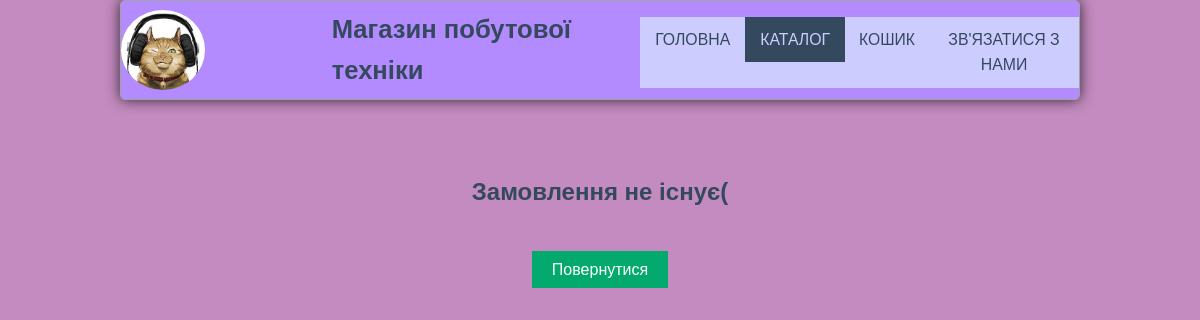
The app's page /orders/6 (signed in), older data.
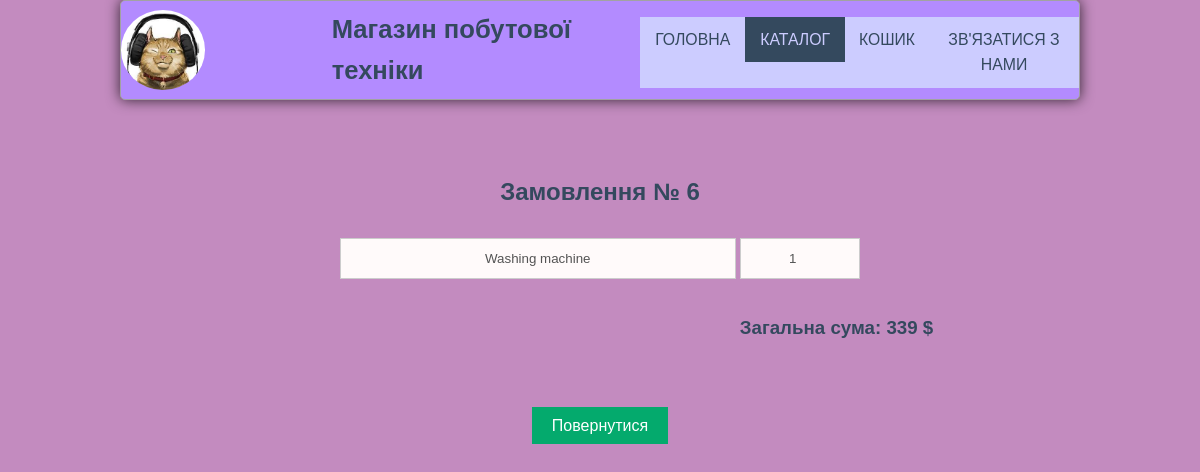
The same page, newer data.
### shop/models.py (models this page shows)
class OrderProducts(models.Model):
    order = models.ForeignKey(Order, on_delete=models.CASCADE, verbose_name='замовлення')
    product = models.ForeignKey(Product, on_delete=models.CASCADE, verbose_name='товар')
    countOfProducts = models.PositiveIntegerField(default=1, verbose_name='кількість товару')
    class Meta:
        verbose_name = 'Продукти замовлення'
        verbose_name_plural = 'Продукти замовлень'

class Product(models.Model):
    title = models.CharField(verbose_name='назва товару', max_length=255)
    price = models.FloatField(verbose_name='ціна', null=True)
    img = models.TextField(verbose_name='Посилання на зображення', null=True)
    class Meta:
        verbose_name = 'Товар'
        verbose_name_plural = 'Товари'

### shop/views.py (the view)
# urls.py: path('orders/<int:id>', views.getOrderById, name='order')
@login_required(login_url='login')
def getOrderById(request, id):
    if 'username' in request.session:
        order = Order.objects.filter(id=id).first()
        orderProducts = OrderProducts.objects.filter(order=order)
        totalSum = 0
        for orderProduct in orderProducts:
            totalSum += int(orderProduct.product.price) * int(orderProduct.countOfProducts)
        return render(request, 'main/orderById.html', {'order': order,
                                                       'id': id,
                                                       'orderProducts': orderProducts,
                                                       'totalSum': totalSum})
    else:
        return redirect('login')

### shop/templates/main/orderById.html (shortened to what this page needs)
{% load static %}
<!DOCTYPE html>
<html lang="en">
<head>
    <link rel="stylesheet" href="{% static 'main/css/contact_style.css' %}">
</head>
<body>
<div style=".flex-container">
    <div class="header">
        <a href="html/first.html"><img class="logo" src="{% static 'main/img/logo.png' %}" alt="Logotype!!!"></a>
        <h1 class="logoName"><a href="#">Магазин побутової техніки</a></h1>
        <ul class="main-nav">
            <li><a id="index" href="{% url 'main' %}">Головна</a></li>
            <li><a href="index.html" style="
            background-color: #34495e; color: #ccccff;">Каталог</a></li>
            <li>
                <div class="dropdown">
                    <a class="dropbtn"> Кошик
                    </a>
                </div>
            </li>
            <li><a href="{% url 'contactUs' %}">Зв'язатися з нами</a></li>
        </ul>
    </div>
    <br><br><br><br><br><br>
    <div class="shopping-cart" style="text-align: center">
        <div id="shopping-cart1" class="shopping-cart1">
            <div class="title" style="text-align: center; top: 60px;">
                {% if not order %}
                <h2>Замовлення не існує(</h2>
                {% else %}
                <h2>Замовлення № {{id}}</h2>
                {% for orderProduct in orderProducts %}
                <input type="text" style="width: 33%;" name="title" id="title" value="{{orderProduct.product.title}}"
                       disabled>
                <input type="number" style="width: 10%;" id="count" name="count"
                       value="{{orderProduct.countOfProducts}}" disabled>
                <br>
                {% endfor %}
                     <h3 style="margin-left: 473px">Загальна сума: {{totalSum}} $</h3><br>
                {% endif %}
            </div>
            <br>
            <div style="text-align: center; top: 400px">
                <form>
                    <a class="continue" href="{% url 'orders' %}">Повернутися</a>
                </form>
            </div>
        </div>
    </div>
</div>
</body>
</html>

Row changes from the older to the newer data that the page shows:
added OrderProducts: title "Washing machine", count "1"
Text that changed along with them:
{{ id }}: (not shown) → "6"
{{ totalSum }}: (not shown) → "339"
text no longer shown: "Замовлення не існує("
text now shown: "Замовлення № Загальна сума: $"
